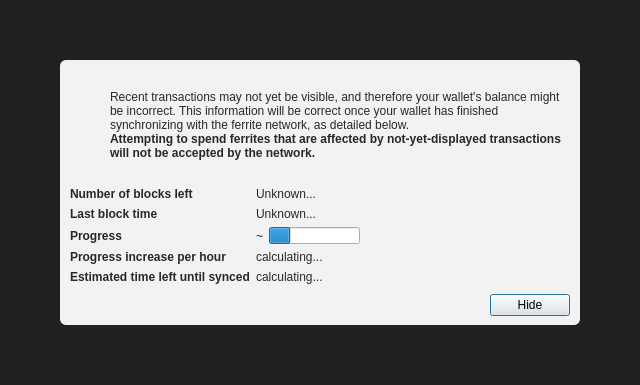
<?xml version="1.0" encoding="UTF-8"?>
<ui version="4.0">
 <class>ModalOverlay</class>
 <widget class="ModalOverlay" name="ModalOverlay">
  <property name="geometry">
   <rect>
    <x>0</x>
    <y>0</y>
    <width>640</width>
    <height>385</height>
   </rect>
  </property>
  <property name="windowTitle">
   <string>Form</string>
  </property>
  <layout class="QVBoxLayout" name="verticalLayout" stretch="0">
   <property name="sizeConstraint">
    <enum>QLayout::SetDefaultConstraint</enum>
   </property>
   <property name="leftMargin">
    <number>0</number>
   </property>
   <property name="topMargin">
    <number>0</number>
   </property>
   <property name="rightMargin">
    <number>0</number>
   </property>
   <property name="bottomMargin">
    <number>0</number>
   </property>
   <item>
    <widget class="QWidget" name="bgWidget" native="true">
     <property name="styleSheet">
      <string notr="true">#bgWidget { background: rgba(0,0,0,220); }</string>
     </property>
     <layout class="QVBoxLayout" name="verticalLayoutMain" stretch="1">
      <property name="leftMargin">
       <number>60</number>
      </property>
      <property name="topMargin">
       <number>60</number>
      </property>
      <property name="rightMargin">
       <number>60</number>
      </property>
      <property name="bottomMargin">
       <number>60</number>
      </property>
      <item>
       <widget class="QWidget" name="contentWidget" native="true">
        <property name="styleSheet">
         <string notr="true">#contentWidget { background: rgba(255,255,255,240); border-radius: 6px; }

QLabel { color: rgb(40,40,40);  }</string>
        </property>
        <layout class="QVBoxLayout" name="verticalLayoutSub" stretch="1,0,0,0">
         <property name="spacing">
          <number>0</number>
         </property>
         <property name="leftMargin">
          <number>10</number>
         </property>
         <property name="topMargin">
          <number>10</number>
         </property>
         <property name="rightMargin">
          <number>10</number>
         </property>
         <property name="bottomMargin">
          <number>10</number>
         </property>
         <item>
          <layout class="QHBoxLayout" name="horizontalLayoutIconText" stretch="0,1">
           <property name="topMargin">
            <number>20</number>
           </property>
           <item>
            <layout class="QVBoxLayout" name="verticalLayoutIcon">
             <property name="leftMargin">
              <number>0</number>
             </property>
             <item>
              <widget class="QPushButton" name="warningIcon">
               <property name="enabled">
                <bool>false</bool>
               </property>
               <property name="text">
                <string/>
               </property>
               <property name="icon">
                <iconset>
                 <normaloff>:/icons/warning</normaloff>
                 <disabledoff>:/icons/warning</disabledoff>:/icons/warning</iconset>
               </property>
               <property name="iconSize">
                <size>
                 <width>48</width>
                 <height>48</height>
                </size>
               </property>
               <property name="flat">
                <bool>true</bool>
               </property>
              </widget>
             </item>
             <item>
              <spacer name="verticalSpacerWarningIcon">
               <property name="orientation">
                <enum>Qt::Vertical</enum>
               </property>
               <property name="sizeHint" stdset="0">
                <size>
                 <width>20</width>
                 <height>40</height>
                </size>
               </property>
              </spacer>
             </item>
            </layout>
           </item>
           <item>
            <layout class="QVBoxLayout" name="verticalLayoutInfoText">
             <property name="leftMargin">
              <number>0</number>
             </property>
             <property name="topMargin">
              <number>0</number>
             </property>
             <item>
              <widget class="QLabel" name="infoText">
               <property name="text">
                <string>Recent transactions may not yet be visible, and therefore your wallet's balance might be incorrect. This information will be correct once your wallet has finished synchronizing with the ferrite network, as detailed below.</string>
               </property>
               <property name="textFormat">
                <enum>Qt::RichText</enum>
               </property>
               <property name="wordWrap">
                <bool>true</bool>
               </property>
              </widget>
             </item>
             <item>
              <widget class="QLabel" name="infoTextStrong">
               <property name="font">
                <font>
                 <weight>75</weight>
                 <bold>true</bold>
                </font>
               </property>
               <property name="text">
                <string>Attempting to spend ferrites that are affected by not-yet-displayed transactions will not be accepted by the network.</string>
               </property>
               <property name="textFormat">
                <enum>Qt::RichText</enum>
               </property>
               <property name="wordWrap">
                <bool>true</bool>
               </property>
              </widget>
             </item>
             <item>
              <spacer name="verticalSpacerInTextSpace">
               <property name="orientation">
                <enum>Qt::Vertical</enum>
               </property>
               <property name="sizeHint" stdset="0">
                <size>
                 <width>20</width>
                 <height>40</height>
                </size>
               </property>
              </spacer>
             </item>
            </layout>
           </item>
          </layout>
         </item>
         <item>
          <spacer name="verticalSpacerAfterText">
           <property name="orientation">
            <enum>Qt::Vertical</enum>
           </property>
           <property name="sizeHint" stdset="0">
            <size>
             <width>20</width>
             <height>40</height>
            </size>
           </property>
          </spacer>
         </item>
         <item>
          <layout class="QFormLayout" name="formLayout">
           <property name="fieldGrowthPolicy">
            <enum>QFormLayout::FieldsStayAtSizeHint</enum>
           </property>
           <property name="horizontalSpacing">
            <number>6</number>
           </property>
           <property name="verticalSpacing">
            <number>6</number>
           </property>
           <property name="topMargin">
            <number>10</number>
           </property>
           <item row="0" column="0">
            <widget class="QLabel" name="labelNumberOfBlocksLeft">
             <property name="font">
              <font>
               <weight>75</weight>
               <bold>true</bold>
              </font>
             </property>
             <property name="text">
              <string>Number of blocks left</string>
             </property>
            </widget>
           </item>
           <item row="0" column="1">
            <widget class="QLabel" name="numberOfBlocksLeft">
             <property name="text">
              <string>Unknown...</string>
             </property>
            </widget>
           </item>
           <item row="1" column="0">
            <widget class="QLabel" name="labelLastBlockTime">
             <property name="font">
              <font>
               <weight>75</weight>
               <bold>true</bold>
              </font>
             </property>
             <property name="text">
              <string>Last block time</string>
             </property>
            </widget>
           </item>
           <item row="1" column="1">
            <widget class="QLabel" name="newestBlockDate">
             <property name="sizePolicy">
              <sizepolicy hsizetype="Maximum" vsizetype="Preferred">
               <horstretch>0</horstretch>
               <verstretch>0</verstretch>
              </sizepolicy>
             </property>
             <property name="text">
              <string>Unknown...</string>
             </property>
            </widget>
           </item>
           <item row="2" column="0">
            <widget class="QLabel" name="labelSyncDone">
             <property name="font">
              <font>
               <weight>75</weight>
               <bold>true</bold>
              </font>
             </property>
             <property name="text">
              <string>Progress</string>
             </property>
            </widget>
           </item>
           <item row="2" column="1">
            <layout class="QHBoxLayout" name="horizontalLayoutSync" stretch="0,1">
             <item>
              <widget class="QLabel" name="percentageProgress">
               <property name="text">
                <string notr="true">~</string>
               </property>
              </widget>
             </item>
             <item>
              <widget class="QProgressBar" name="progressBar">
               <property name="value">
                <number>24</number>
               </property>
               <property name="format">
                <string/>
               </property>
              </widget>
             </item>
            </layout>
           </item>
           <item row="4" column="0">
            <widget class="QLabel" name="labelProgressIncrease">
             <property name="font">
              <font>
               <weight>75</weight>
               <bold>true</bold>
              </font>
             </property>
             <property name="text">
              <string>Progress increase per hour</string>
             </property>
            </widget>
           </item>
           <item row="4" column="1">
            <widget class="QLabel" name="progressIncreasePerH">
             <property name="text">
              <string>calculating...</string>
             </property>
            </widget>
           </item>
           <item row="5" column="0">
            <widget class="QLabel" name="labelEstimatedTimeLeft">
             <property name="font">
              <font>
               <weight>75</weight>
               <bold>true</bold>
              </font>
             </property>
             <property name="text">
              <string>Estimated time left until synced</string>
             </property>
            </widget>
           </item>
           <item row="5" column="1">
            <widget class="QLabel" name="expectedTimeLeft">
             <property name="text">
              <string>calculating...</string>
             </property>
            </widget>
           </item>
          </layout>
         </item>
         <item>
          <layout class="QHBoxLayout" name="horizontalLayoutButtons">
           <property name="leftMargin">
            <number>10</number>
           </property>
           <property name="topMargin">
            <number>10</number>
           </property>
           <item>
            <spacer name="horizontalSpacer">
             <property name="orientation">
              <enum>Qt::Horizontal</enum>
             </property>
             <property name="sizeHint" stdset="0">
              <size>
               <width>40</width>
               <height>20</height>
              </size>
             </property>
            </spacer>
           </item>
           <item>
            <widget class="QPushButton" name="closeButton">
             <property name="text">
              <string>Hide</string>
             </property>
             <property name="focusPolicy">
              <enum>Qt::StrongFocus</enum>
             </property>
             <property name="default">
              <bool>true</bool>
             </property>
            </widget>
           </item>
          </layout>
         </item>
        </layout>
       </widget>
      </item>
     </layout>
    </widget>
   </item>
  </layout>
 </widget>
 <customwidgets>
  <customwidget>
   <class>ModalOverlay</class>
   <extends>QWidget</extends>
   <header>qt/modaloverlay.h</header>
   <container>1</container>
  </customwidget>
 </customwidgets>
 <resources/>
 <connections/>
</ui>
